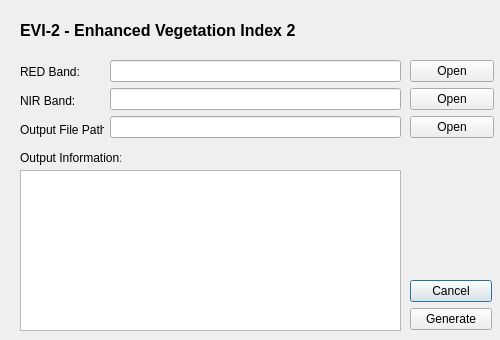
<?xml version="1.0" encoding="UTF-8"?>
<ui version="4.0">
 <class>Evi2</class>
 <widget class="QDialog" name="Evi2">
  <property name="geometry">
   <rect>
    <x>0</x>
    <y>0</y>
    <width>500</width>
    <height>340</height>
   </rect>
  </property>
  <property name="windowTitle">
   <string>Dialog</string>
  </property>
  <widget class="QWidget" name="layoutWidget">
   <property name="geometry">
    <rect>
     <x>110</x>
     <y>60</y>
     <width>291</width>
     <height>80</height>
    </rect>
   </property>
   <layout class="QVBoxLayout" name="verticalLayout_2">
    <item>
     <widget class="QLineEdit" name="evi2RED_txt"/>
    </item>
    <item>
     <widget class="QLineEdit" name="evi2NIR_txt"/>
    </item>
    <item>
     <widget class="QLineEdit" name="evi2Out_txt"/>
    </item>
   </layout>
  </widget>
  <widget class="QWidget" name="layoutWidget_2">
   <property name="geometry">
    <rect>
     <x>410</x>
     <y>280</y>
     <width>82</width>
     <height>50</height>
    </rect>
   </property>
   <layout class="QVBoxLayout" name="verticalLayout_4">
    <item>
     <widget class="QPushButton" name="cancel_btn">
      <property name="text">
       <string>Cancel</string>
      </property>
     </widget>
    </item>
    <item>
     <widget class="QPushButton" name="evi2_btn">
      <property name="text">
       <string>Generate</string>
      </property>
     </widget>
    </item>
   </layout>
  </widget>
  <widget class="QWidget" name="layoutWidget_3">
   <property name="geometry">
    <rect>
     <x>20</x>
     <y>60</y>
     <width>84</width>
     <height>81</height>
    </rect>
   </property>
   <layout class="QVBoxLayout" name="verticalLayout">
    <item>
     <widget class="QLabel" name="label_2">
      <property name="text">
       <string>RED Band:</string>
      </property>
     </widget>
    </item>
    <item>
     <widget class="QLabel" name="label">
      <property name="text">
       <string>NIR Band:</string>
      </property>
     </widget>
    </item>
    <item>
     <widget class="QLabel" name="label_3">
      <property name="text">
       <string>Output File Path:</string>
      </property>
     </widget>
    </item>
   </layout>
  </widget>
  <widget class="QLabel" name="label_4">
   <property name="geometry">
    <rect>
     <x>20</x>
     <y>10</y>
     <width>411</width>
     <height>41</height>
    </rect>
   </property>
   <property name="font">
    <font>
     <pointsize>12</pointsize>
     <weight>75</weight>
     <bold>true</bold>
    </font>
   </property>
   <property name="text">
    <string>EVI-2 - Enhanced Vegetation Index 2</string>
   </property>
  </widget>
  <widget class="QTextBrowser" name="textBrowser">
   <property name="geometry">
    <rect>
     <x>20</x>
     <y>170</y>
     <width>381</width>
     <height>161</height>
    </rect>
   </property>
  </widget>
  <widget class="QLabel" name="label_5">
   <property name="geometry">
    <rect>
     <x>20</x>
     <y>150</y>
     <width>101</width>
     <height>16</height>
    </rect>
   </property>
   <property name="text">
    <string>Output Information:</string>
   </property>
  </widget>
  <widget class="QWidget" name="layoutWidget_4">
   <property name="geometry">
    <rect>
     <x>410</x>
     <y>60</y>
     <width>84</width>
     <height>81</height>
    </rect>
   </property>
   <layout class="QHBoxLayout" name="horizontalLayout">
    <item>
     <layout class="QVBoxLayout" name="verticalLayout_3">
      <item>
       <widget class="QPushButton" name="evi2RED_btn">
        <property name="text">
         <string>Open</string>
        </property>
       </widget>
      </item>
      <item>
       <widget class="QPushButton" name="evi2NIR_btn">
        <property name="text">
         <string>Open</string>
        </property>
       </widget>
      </item>
      <item>
       <widget class="QPushButton" name="evi2Out_btn">
        <property name="text">
         <string>Open</string>
        </property>
       </widget>
      </item>
     </layout>
    </item>
   </layout>
  </widget>
 </widget>
 <resources/>
 <connections/>
</ui>
